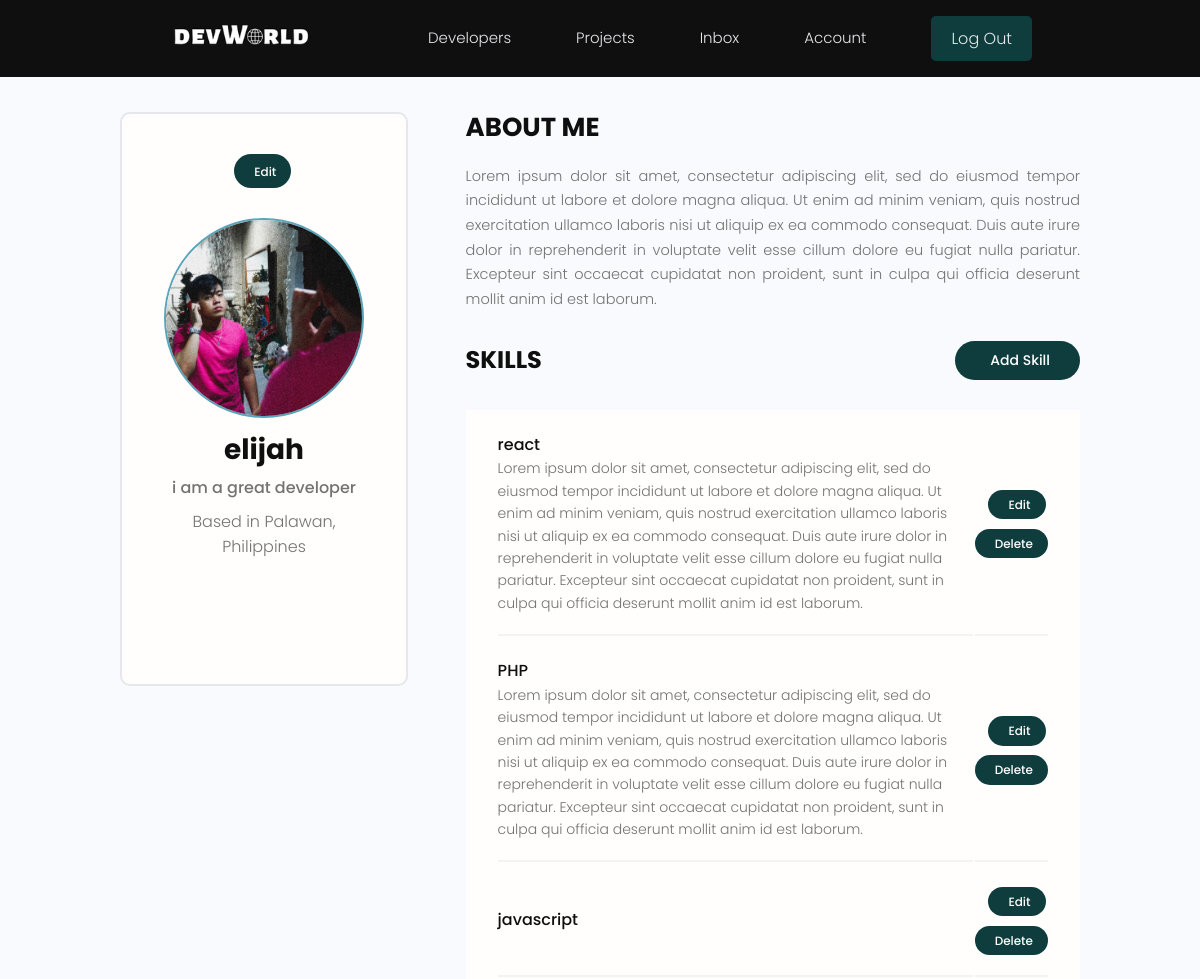
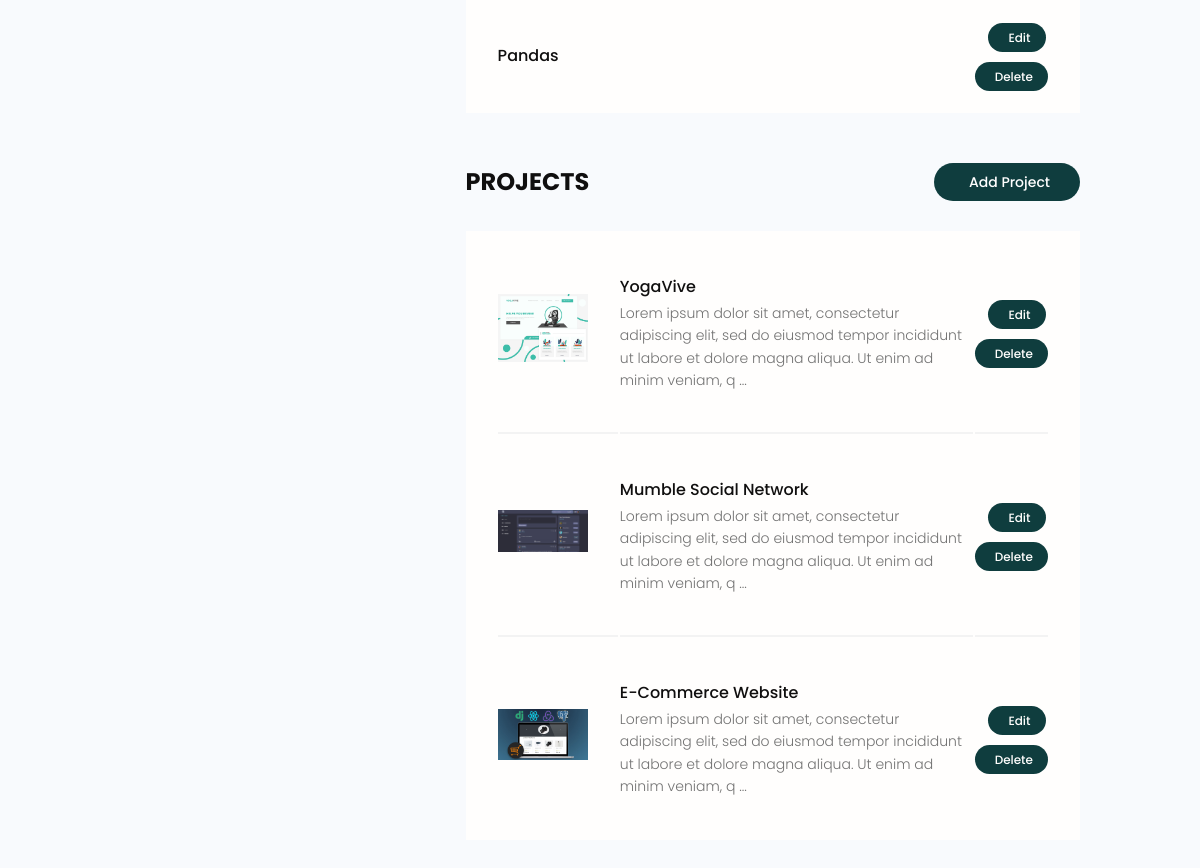
The app's page /account/ (signed in) with its own data (2 pictures, top to bottom).
### users/models.py (models this page shows, shortened)
class Profile(models.Model):
    user = models.OneToOneField(User, on_delete=models.CASCADE, null=True, blank=True)
    name = models.CharField(max_length=200, blank=True, null=True)
    email = models.EmailField(max_length=500, blank=True, null=True)
    username = models.CharField(max_length=200, blank=True, null=True)
    location = models.CharField(max_length=200, blank=True, null=True)
    short_intro = models.CharField(max_length=200, blank=True, null=True)
    bio = models.TextField(blank=True, null=True)
    profile_image = models.ImageField(blank=True, null=True, upload_to='profiles/', default='profiles/user-default.png')
    social_github = models.CharField(max_length=200, blank=True, null=True)
    social_twitter = models.CharField(max_length=200, blank=True, null=True)
    social_linkedin = models.CharField(max_length=200, blank=True, null=True)
    social_youtube = models.CharField(max_length=200, blank=True, null=True)
    social_website = models.CharField(max_length=200, blank=True, null=True)
    created = models.DateTimeField(auto_now_add=True)
    id = models.UUIDField(default=uuid.uuid4, unique=True, primary_key=True, editable=False)
    class Meta:
        ordering = ['created']
    @property
    def imageURL(self):
        try:
            url = self.profile_image.url
        except:
            url = '/images/profiles/user-default.png'
        return url

class Skill(models.Model):
    owner = models.ForeignKey(Profile, on_delete=models.CASCADE, blank=True, null=True)
    name = models.CharField(max_length=200, blank=True, null=True)
    description = models.TextField(blank=True, null=True)
    created = models.DateTimeField(auto_now_add=True)
    id = models.UUIDField(default=uuid.uuid4, unique=True, primary_key=True, editable=False)
    def __str__(self):
        return str(self.name)

### projects/models.py (models this page shows, shortened)
class Project(models.Model):
    owner = models.ForeignKey(Profile, null=True, blank=True, on_delete=models.CASCADE)
    title = models.CharField(max_length=200)
    description = models.TextField(null=True, blank=True)
    featured_image = models.ImageField(null=True, blank=True, default='default.png')
    demo_link = models.CharField(max_length=2000, null=True, blank=True)
    source_link = models.CharField(max_length=2000, null=True, blank=True)
    tags = models.ManyToManyField('Tag', blank=True)
    vote_total = models.IntegerField(default=0, null=True, blank=True)
    vote_ratio = models.IntegerField(default=0, null=True, blank=True)
    created = models.DateTimeField(auto_now_add=True)
    id = models.UUIDField(default=uuid.uuid4, unique=True, primary_key=True, editable=False)
    class Meta:
        ordering = ['-vote_ratio', '-vote_total', 'title']
    @property
    def imageURL(self):
        try:
            url = self.featured_image.url
        except:
            url = '/images/default.png'
        return url

### users/views.py (the view)
# urls.py: path('account/', views.userAccount, name='account'),
@login_required(login_url="login")
def userAccount(request):
    profile = request.user.profile
    skills = profile.skill_set.all()
    projects = profile.project_set.all()
    context = {'profile':profile, 'skills':skills, 'projects':projects}
    return render(request, 'users/account.html', context)

### users/templates/users/account.html (shortened to what this page needs)
{% extends 'main.html' %}
{% load static %}
{% block content %}
  <main class="settingsPage profile my-md">
    <div class="container">
      <div class="layout">
        <div class="column column--1of3">
          <div class="card text-center">
            <div class="card__body dev">
              <a class="tag tag--pill tag--main settings__btn" href="{% url 'edit-account' %}"> Edit</a>
              <img class="avatar avatar--xl dev__avatar" src="/static{{ profile.imageURL }}" />
              <h2 class="dev__name">{{ profile.name }}</h2>
              <p class="dev__title">{{ profile.short_intro }}</p>
              <p class="dev__location">Based in {{ profile.location }}</p>
              <ul class="dev__social">
              </ul>
            </div>
          </div>
        </div>
        <div class="column column--2of3">
          <div class="devInfo">
            <h3 class="devInfo__title">About Me</h3>
            <p class="devInfo__about">
              {{ profile.bio }}
            </p>
          </div>
          <div class="settings">
            <h3 class="settings__title">Skills</h3>
            <a class="tag tag--pill tag--sub settings__btn tag--lg" href="{% url 'create-skill' %}" style="color: white;">
               Add Skill</a>
          </div>
          <table class="settings__table">
          {% for skill in skills %}
              <tr>
                <td class="settings__tableInfo">
                  <h4>{{ skill }}</h4>
                  <p>
                    {{ skill.description }}
                  </p>
                </td>
                <td class="settings__tableActions">
                  <a class="tag tag--pill tag--main settings__btn" href="{% url 'update-skill' skill.id %}"> Edit</a>
                  <a class="tag tag--pill tag--main settings__btn" href="{% url 'delete-skill' skill.id %}?next=/account">
                    Delete</a>
                </td>
              </tr>
          {% endfor %}
          </table>
          <div class="settings">
            <h3 class="settings__title">Projects</h3>
            <a class="tag tag--pill tag--sub settings__btn tag--lg" href="{% url 'create-project' %}" style="color: white;">
               Add Project
            </a>
          </div>
          <table class="settings__table">
            {% for project in profile.project_set.all %}
            <tr>
              <td class="settings__thumbnail">
                <a href="{% url 'project' project.id %}"><img src="/static{{ project.imageURL }}" alt="Project Thumbnail" /></a>
              </td>
              <td class="settings__tableInfo">
                <a href="{% url 'project' project.id %}">{{ project.title }}</a>
                <p>
                  {{ project.description|slice:'150' }} ...
                </p>
              </td>
              <td class="settings__tableActions">
                <a class="tag tag--pill tag--main settings__btn" href="{% url 'update-project' project.id %}"> Edit</a>
                <a class="tag tag--pill tag--main settings__btn" href="{% url 'delete-project' project.id %}?next=/account">
                  Delete</a>
              </td>
            </tr>
            {% endfor %}
          </table>
        </div>
      </div>
    </div>
  </main>
{% endblock %}

### static/styles/app.css (style rules this page uses)
:root { --color-sub: #100F0F; }
.card { border: 2px solid var(--color-light); }
img { width: 100%; }
.profile .card > .dev { padding: 4rem; }
.dev__avatar { display: block; margin: auto; }
.dev__name { color: var(--color-sub); font-size: 2.8rem; font-weight: 700; margin-top: 1rem; margin-bottom: 0.5rem; }
.dev__title { font-size: 1.6rem; font-weight: 500; line-height: 1.3; }
.dev__location { margin-top: 1rem; }
.dev__social { margin: 3rem 0; list-style: none; display: flex; justify-content: center; gap: 1.5rem; }
.devInfo { margin-bottom: 3rem; }
.devInfo__title, .devInfo__subtitle { font-size: 2.6rem; color: var(--color-sub); text-transform: uppercase; font-weight: 700; margin-bottom: 1.5rem; }
.devInfo__about, .devSkill__info { font-size: 1.45rem; line-height: 1.7; text-align: justify; }
.settingsPage .dev > .settings__btn { display: inline-block; margin-bottom: 3rem; }
.settings { display: flex; justify-content: space-between; align-items: center; }
.settings__title { font-size: 2.4rem; text-transform: uppercase; font-weight: 700; color: var(--color-sub); }
.settings__table { margin-top: 3rem; margin-bottom: 5rem; padding: 0 3rem; background: var(--color-white); }
.settings__table tr { width: 100%; }
.settings__table tr > td { padding: 2rem 0; }
.settings__table tr:not(:last-child) td { border-bottom: 2px solid var(--color-white-light); }
.settings__thumbnail { width: 23%; min-width: 10rem; }
.settings__thumbnail img { padding-right: 3rem; height: 15rem; object-fit: contain; }
.settings__tableInfo { width: 100%; }
.settings__tableInfo h4, .settings__tableInfo a { padding-right: 1rem; width: auto; font-size: 1.6rem; font-weight: 500; color: var(--color-sub); }
.settings__tableInfo p { font-size: 1.4rem; }
.settings__tableActions { text-align: right; }

### static/uikit/styles/modules/_variables.css (style rules this page uses)
:root { --color-main: #5aa5b9; --color-main-light: #e6faff; --color-sub: #100F0F; --color-sub-light: #51546e; --color-sub-lighter: #0F3D3E; --color-text: #737373; --color-gray: #8b8b8b; --color-light: #e5e7eb; --color-light-gray: #767676; --color-bg: #f8fafd; --color-white: #fffefd; --color-white-light: #f3f3f3; --color-success: #359e64; --color-success-bg: #def8e8; --color-error: #fc4b0b; --color-error-bg: #fff2ee; --font-base: 'Poppins', arial, helvetica, 'Segoe UI', roboto, ubuntu, sans-serif; --font-monospace: 'Fira Code', 'Courier New', courier, monospace; --font-regular: 300; --font-medium: 500; --font-bold: 700; --generic-shadow: 1px 1px 5px #00000010; --generic-transition: all 0.3s ease-in-out; }

### static/uikit/styles/modules/_base.css (style rules this page uses)
* { margin: 0; padding: 0; box-sizing: border-box; text-rendering: optimizeLegibility; color: inherit; font-size: inherit; }
html { font-size: 50%; }
@media only screen and (min-width: 480px) { html { font-size: 56.25%; } }
@media only screen and (min-width: 1200px) { html { font-size: 62.5%; } }
body { line-height: 1.6; font-weight: 400; font-size: 1.5rem; color: var(--color-text); background-color: var(--color-bg); min-height: 100vh; }

### static/uikit/styles/modules/_typography.css (style rules this page uses)
* { font-family: var(--font-base); }
h2 { font-size: 3.6rem; font-weight: var(--font-bold); }
h3 { font-size: 3.2rem; font-weight: var(--font-medium); }
h4 { font-size: 2.8rem; font-weight: var(--font-medium); }
p, span, strong { font-size: 1.6rem; color: var(--color-text); font-weight: var(--font-regular); }
a { padding-bottom: 2px; text-decoration: none; display: inline-block; color: var(--color-main); font-weight: var(--font-medium); }

### static/uikit/styles/modules/_utilities.css (style rules this page uses)
.container { width: 92%; max-width: 165rem; margin: 0 auto; box-sizing: border-box; }
@media screen and (min-width: 1000px) { .container { width: 90%; } }
@media screen and (min-width: 1200px) { .container { width: 80%; } }
.text-center { text-align: center; }
.my-md { margin: 3rem auto; }

### static/uikit/styles/modules/_avatar.css (style rules this page uses)
.avatar { border-radius: 50%; border: 2px solid var(--color-main); object-fit: cover; }
.avatar--xl { height: 20rem; width: 20rem; }

### static/uikit/styles/modules/_card.css (style rules this page uses)
.card { border-radius: 1rem; background-color: var(--color-white); border: 1.5px solid var(--color-light); width: auto; height: auto; margin-top: 0.5rem; margin-bottom: 0.5rem; overflow: hidden; }
.card__body, .card__header { padding: 2rem 2.5rem; }

### static/uikit/styles/modules/_layout.css (style rules this page uses)
.layout { display: flex; flex-flow: row wrap; justify-content: space-between; }
.layout > .column { margin-bottom: 3rem; }
.layout > .column.column--1of3 { flex-basis: 30%; }
.layout > .column.column--2of3 { flex-basis: 64%; }

### records on screen
Profile: imageURL (picture), name "elijah", short_intro "i am a great developer", location "Palawan, Philippines", bio "Lorem ipsum dolor sit amet, consectetur adipiscing elit, sed do eiusmod tempor incididunt ut labore et dolore magna aliqua. Ut enim ad minim veniam, quis nostrud exercitation ullamco laboris nisi ut aliquip ex ea commodo consequat. Duis aute irure dolor in reprehenderit in voluptate velit esse cillum dolore eu fugiat nulla pariatur. Excepteur sint occaecat cupidatat non proident, sunt in culpa qui officia deserunt mollit anim id est laborum."
Skill: name "react", description "Lorem ipsum dolor sit amet, consectetur adipiscing elit, sed do eiusmod tempor incididunt ut labore et dolore magna aliqua. Ut enim ad minim veniam, quis nostrud exercitation ullamco laboris nisi ut aliquip ex ea commodo consequat. Duis aute irure dolor in reprehenderit in voluptate velit esse cillum dolore eu fugiat nulla pariatur. Excepteur sint occaecat cupidatat non proident, sunt in culpa qui officia deserunt mollit anim id est laborum."
Skill: name "PHP", description "Lorem ipsum dolor sit amet, consectetur adipiscing elit, sed do eiusmod tempor incididunt ut labore et dolore magna aliqua. Ut enim ad minim veniam, quis nostrud exercitation ullamco laboris nisi ut aliquip ex ea commodo consequat. Duis aute irure dolor in reprehenderit in voluptate velit esse cillum dolore eu fugiat nulla pariatur. Excepteur sint occaecat cupidatat non proident, sunt in culpa qui officia deserunt mollit anim id est laborum."
Skill: name "javascript"
Skill: name "Pandas"
Project: imageURL (picture), title "YogaVive", description "Lorem ipsum dolor sit amet, consectetur adipiscing elit, sed do eiusmod tempor incididunt ut labore et dolore magna aliqua. Ut enim ad minim veniam, q"
Project: imageURL (picture), title "Mumble Social Network", description "Lorem ipsum dolor sit amet, consectetur adipiscing elit, sed do eiusmod tempor incididunt ut labore et dolore magna aliqua. Ut enim ad minim veniam, q"
Project: imageURL (picture), title "E-Commerce Website", description "Lorem ipsum dolor sit amet, consectetur adipiscing elit, sed do eiusmod tempor incididunt ut labore et dolore magna aliqua. Ut enim ad minim veniam, q"
